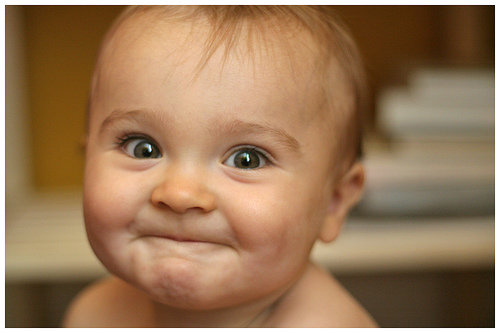
#> input picture assets/images/smile.jpg, 500 x 333 px, found by its file name
$ python adaptative_threshold.py
#> lines starting #> are read from the running program, lines starting #| are printed output that depends on the picture; after the words box and inside, x2 and y2 are one past the last pixel; in counts of white or black regions, pixels touching at a corner belong together
import cv2
import math as m
import numpy as np
from matplotlib import pyplot as plt

"""
    This function read an image
"""
def readi(path, typer = "color"):
#> called with path = '../../assets/images/smile.jpg', typer = 'gray'
    if typer == "color":
        return cv2.imread(path, 1)
    elif typer == "gray":
        return cv2.imread(path, 0)
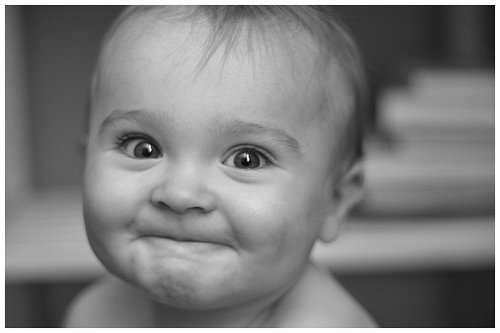
#> returned value: shape (333, 500); min 0, max 255, mean 126.5


def threshold(img):

    img = cv2.medianBlur(img,5)
    ret,th1 = cv2.threshold(img,127,255,cv2.THRESH_BINARY)
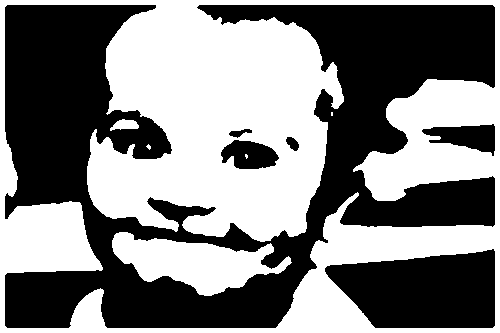
#> th1: shape (333, 500); 50% white; 6 black regions, box (x1, y1, x2, y2) and area: (5, 5, 495, 328) 70065, (325, 249, 495, 328) 10357, (422, 124, 495, 156) 1345, (221, 140, 279, 169) 1202, (286, 137, 299, 151) 117, (229, 129, 252, 138) 104


    th2 = cv2.adaptiveThreshold(img,255,cv2.ADAPTIVE_THRESH_MEAN_C, cv2.THRESH_BINARY,11,2)
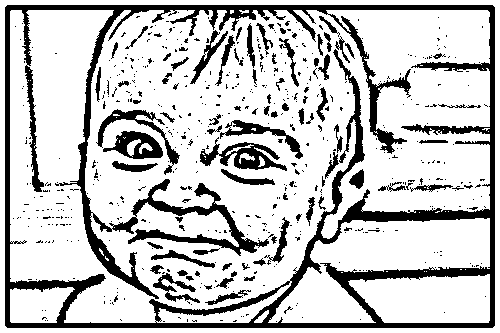
#> th2: shape (333, 500); 77.7% white; 551 black regions (473 under 20 px), largest, box (x1, y1, x2, y2) and area: (5, 5, 495, 328) 25268, (200, 137, 287, 171) 1145, (96, 109, 180, 175) 873
    th3 = cv2.adaptiveThreshold(img,255,cv2.ADAPTIVE_THRESH_GAUSSIAN_C, cv2.THRESH_BINARY,11,2)
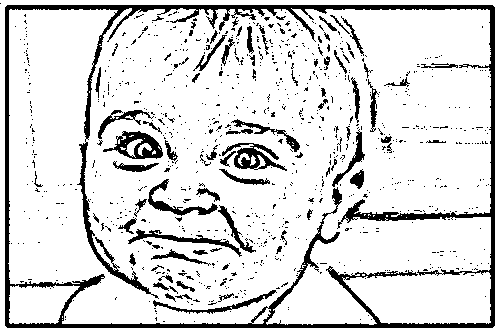
#> th3: shape (333, 500); 85.8% white; 884 black regions (803 under 20 px), largest, box (x1, y1, x2, y2) and area: (5, 5, 495, 328) 12527, (103, 131, 163, 159) 767, (222, 143, 287, 171) 718
    titles = ['Original Image', 'Global Thresholding (v = 127)',
                'Adaptive Mean Thresholding', 'Adaptive Gaussian Thresholding']
    images = [img, th1, th2, th3]
    for i in range(4):
        plt.subplot(2,2,i+1),plt.imshow(images[i],'gray')
        plt.title(titles[i])
        plt.xticks([]),plt.yticks([])
    plt.show()

if __name__  == "__main__":
    url = "/home/daniel/Documents/myProjects/ExamChecker/assets/images/10.jpeg"
    url2 = "../../assets/images/smile.jpg"
    img = readi(url2, "gray")
    threshold(img)
